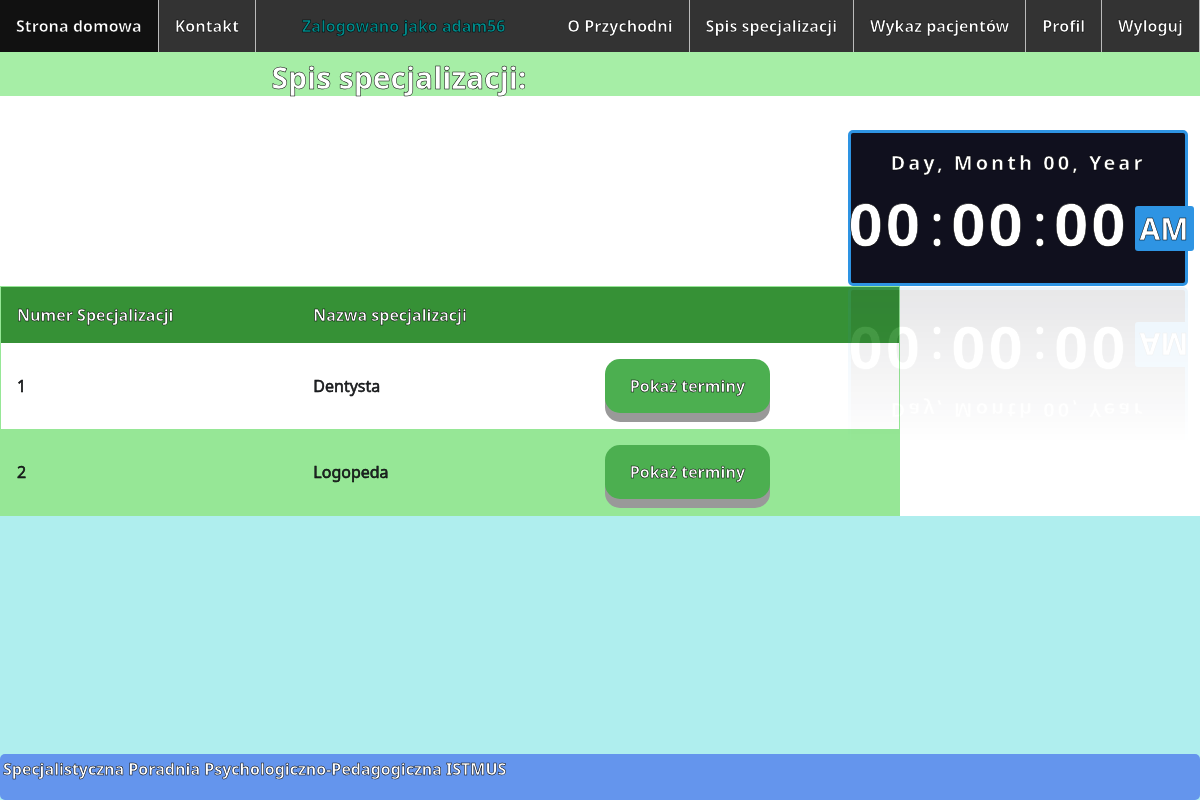
Before: /spisSpecjalizacji/ (signed in) with the older database file.
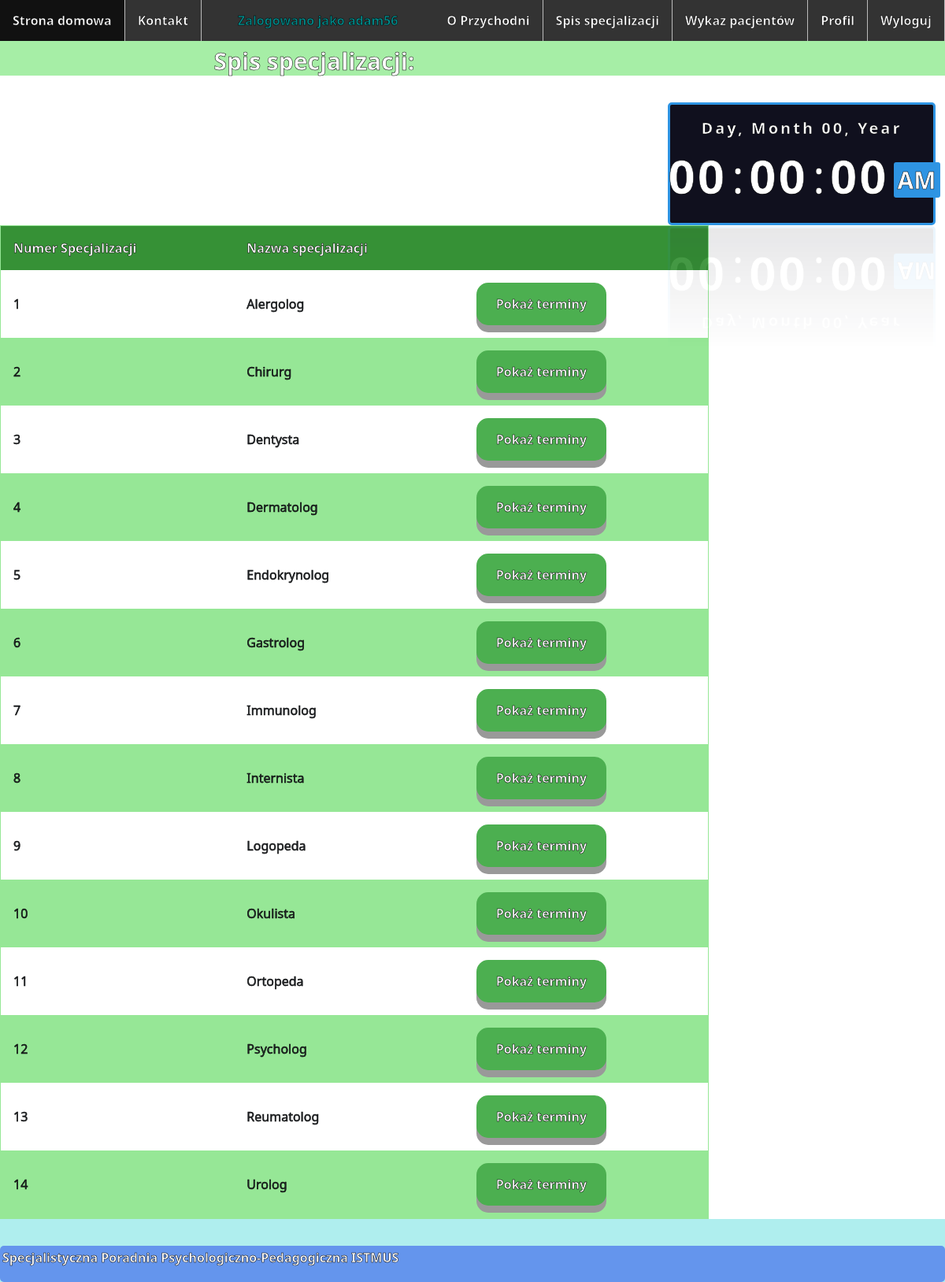
After: the same page with the newer database file.
### Przychodnia/models.py (models this page shows)
class Specialization(models.Model):
    name = models.CharField(max_length=30)
    def __str__(self):
        return self.name

### Przychodnia/views.py (the view)
# urls.py: path('spisSpecjalizacji/', views.doctorsList, name='doctorsList'),
@login_required
def doctorsList(request):
    specializations = Specialization.objects.all().order_by('name')
    return render(request, 'doctorsList.html', {'specializations': specializations})

### templates/doctorsList.html (shortened to what this page needs)
{% extends 'base.html' %}
{% load bootstrap %}
{% block content %}
    <h1 id="nagłówek">Spis specjalizacji:</h1>
    <table>
        <tr>
            <th>Numer Specjalizacji</th>
            <th>Nazwa specjalizacji</th>
            <th></th>
        </tr>
        {% for specialization in specializations %}
            <tr>
                <td>{{ forloop.counter }}</td>
                <td>{{ specialization }}</td>
                <td>
                    <a href="{% url 'showAvailableTerms' specialization %}"><button class="button">Pokaż terminy</button></a>
                </td>
            </tr>
        {% endfor %}
    </table>
{% endblock content %}

### templates/base.html (shortened to what this page needs)
<!DOCTYPE html>
<html lang="en">
<head>
    {% load static %}
    <link rel="stylesheet" type="text/css" href="{% static 'styles/style.css' %}"/>
    <link href="https://cdn.jsdelivr.net/npm/bootstrap@5.2.0-beta1/dist/css/bootstrap.min.css" rel="stylesheet"
>
</head>
<body onload="initClock()">
<header>
    <ul id="ul">
        <li id="li"><a id="a" href="{% url 'homepage' %}">Strona domowa</a></li>
        <li id="li"><a id="a" href="{% url 'contact' %}">Kontakt</a></li>
        {% if user.is_authenticated %}
            <li id="li" style="float:right"><a id="a" href="{% url 'logout' %}">Wyloguj</a></li>
            <li id="li" style="float:right"><a id="a" href="{% url 'profile' %}">Profil</a></li>
            {% if user.customer.userType == 'DOC' %}
                <li id="li" style="float:right"><a id="a" href="{% url 'patientsList' %}">Wykaz
                    pacjentów</a></li>
            {% endif %}
            <li id="li" style="float:right"><a id="a" href="{% url 'doctorsList' %}">Spis specjalizacji</a></li>
        {% endif %}
        <li id="li" style="float:right"><a id="a" href="{% url 'about' %}">O Przychodni</a></li>
        {% if user.is_authenticated %}
            <li id="username">Zalogowano jako {{ user.username }}</li>
        {% endif %}
    </ul>
</header>
<aside style="float: right">
    <div style="margin-top: 10vh; margin-right: 1vw" class="datetime">
        <div class="date">
            <span id="dayname">Day</span>,
            <span id="month">Month</span>
            <span id="daynum">00</span>,
            <span id="year">Year</span>
        </div>
        <div class="time">
            <span id="hour">00</span>:
            <span id="minutes">00</span>:
            <span id="seconds">00</span>
            <span id="period">AM</span>
        </div>
    </div>
</aside>
{% block content %}{% endblock content %}
<footer>
    <p>Specjalistyczna Poradnia Psychologiczno-Pedagogiczna ISTMUS</p>
</footer>
</body>
</html>

### Przychodnia/static/styles/style.css (style rules this page uses)
header { height: auto; }
html { background-color: paleturquoise; -webkit-text-stroke: 0.5px black; background-size: cover; }
#ul { list-style-type: none; margin: 0; padding: 0; overflow: hidden; background-color: #333; position: fixed; top: 0; width: 100%; }
#li { float: left; }
li a { display: block; color: white; text-align: center; padding: 14px 16px; text-decoration: none; font-weight: bold; -webkit-text-stroke: 0.5px black; }
#li #a { display: block; color: white; text-align: center; padding: 14px 16px; text-decoration: none; font-weight: bold; }
li { border-right: 1px solid #bbb; }
li:last-child { border-right: none; }
#li { border-right: 1px solid #bbb; }
#nagłówek { color: white !important; padding-top: 10px; font-size: 30px; font-weight: bold; text-align: center; margin-left: -50px; margin-top: 50px; background-color: #a6eea6; }
footer { text-align: left; padding: 3px; background-color: cornflowerblue; display: block; color: white; position: fixed; left: 0; bottom: 0; width: 100%; font-weight: bold; border-radius: 5px; -webkit-text-stroke: 0.5px black; }
#username { display: block; color: darkcyan; text-align: center; padding: 14px 16px; text-decoration: none; font-weight: bold; }
* { box-sizing: border-box; }
table { border-collapse: collapse; border-spacing: 0; width: 75%; border: 1px solid #96e796; margin-bottom: 10vh; }
th { background-color: #369136; color: white; }
th, td { text-align: left; padding: 16px; }
tr:nth-child(odd) { background-color: #96e796; }
.button { display: inline-block; padding: 15px 25px; cursor: pointer; text-align: center; text-decoration: none; outline: none; color: #fff; background-color: #4CAF50; border: none; border-radius: 15px; box-shadow: 0 9px #999; font-weight: bolder; }
.datetime { color: #fff; background: #10101E; font-family: "Segoe UI", sans-serif; width: 340px; padding: 15px 10px; border: 3px solid #2E94E3; border-radius: 5px; -webkit-box-reflect: below 1px linear-gradient(transparent, rgba(255, 255, 255, 0.1)); transition: 0.5s; transition-property: background, box-shadow; }
.date { font-size: 20px; font-weight: 600; text-align: center; letter-spacing: 3px; }
.time { font-size: 60px; display: flex; justify-content: center; align-items: center; }
.time span:not(:last-child) { position: relative; margin: 0 6px; font-weight: 600; text-align: center; letter-spacing: 3px; }
.time span:last-child { background: #2E94E3; font-size: 30px; font-weight: 600; text-transform: uppercase; margin-top: 10px; padding: 0 5px; border-radius: 3px; }

Changed rows visible on the page:
added Specialization: name "Alergolog"
added Specialization: name "Chirurg"
added Specialization: name "Dermatolog"
added Specialization: name "Endokrynolog"
added Specialization: name "Gastrolog"
added Specialization: name "Immunolog"
added Specialization: name "Internista"
added Specialization: name "Okulista"
added Specialization: name "Ortopeda"
added Specialization: name "Psycholog"
added Specialization: name "Reumatolog"
added Specialization: name "Urolog"
